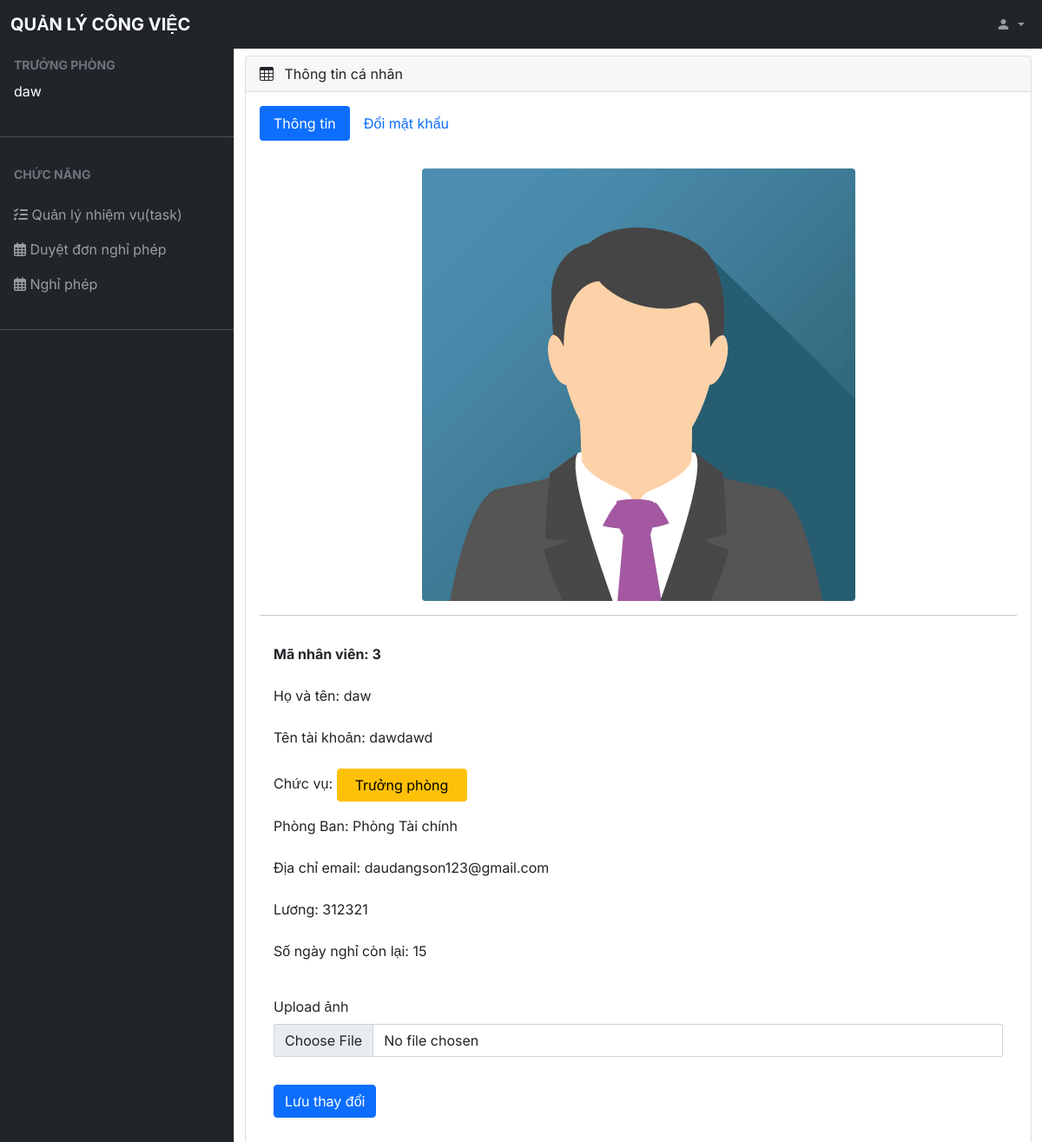
The page /truongphong/index.php (signed in) on the database its author committed.
### tables this page shows
CREATE TABLE `nhanvien` (
  `manv` int(11) NOT NULL,
  `taikhoan` varchar(64) DEFAULT NULL,
  `matkhau` varchar(255) DEFAULT NULL,
  `ten` varchar(255) DEFAULT NULL,
  `email` varchar(64) DEFAULT NULL,
  `chucvu` int(11) DEFAULT NULL,
  `mapb` int(11) DEFAULT NULL,
  `activated` bit(1) DEFAULT b'0',
  `img` varchar(255) DEFAULT NULL,
  `luong` bigint(20) DEFAULT NULL,
  `ngaynghi` int(11) DEFAULT NULL
);

CREATE TABLE `phongban` (
  `mapb` int(11) NOT NULL,
  `stt` int(11) DEFAULT NULL,
  `tenpb` varchar(255) DEFAULT NULL,
  `mota` varchar(255) DEFAULT NULL,
  `truongphong` int(11) DEFAULT NULL
);

### www/truongphong/index.php (the view, shortened to what this page needs)
<?php
	require_once('../database/conf.php');
	$nhanvien = lay1NV_manv($_SESSION['manv']);
	include('../header.php');
?>
<body>
	<?php
	include('../navbar.php');
	include('slidebar.php');
	?>
	<main class="mt-5 pt-3">
      <div class="container-fluid">
        <div class="row">
          <div class="col-md-12 mb-3">
            <div class="card">
              <div class="card-header">
                <span><i class="bi bi-table me-2"></i></span> Thông tin cá nhân</div>
              <div class="card-body">
              <ul class="nav nav-pills mb-3" id="pills-tab" role="tablist">
                <li class="nav-item" role="presentation">
                  <button class="nav-link active" id="pills-home-tab" data-bs-toggle="pill" data-bs-target="#pills-home" type="button" role="tab" aria-controls="pills-home" aria-selected="true">Thông tin</button>
                </li>
                <li class="nav-item" role="presentation">
                  <button class="nav-link" id="pills-profile-tab" data-bs-toggle="pill" data-bs-target="#pills-profile" type="button" role="tab" aria-controls="pills-profile" aria-selected="false">Đổi mật khẩu</button>
                </li>
              </ul>
              <div class="tab-content" id="pills-tabContent">
                <div class="tab-pane fade show active" id="pills-home" role="tabpanel" aria-labelledby="pills-home-tab">
                  <div class="card-body media align-items-center">
                      <div class="media-body ml-4">
                      <img class="img-fluid rounded mx-auto d-block" src="<?=$nhanvien['img']?>" alt="ảnh nhân viên <?=$nhanvien['ten']?>"?>
                      </div>
                  </div>
                  <hr class="border-light m-0">
                  <div class="card-body">
                    <div class="form-group mt-3">
                        <label class="form-label fw-bolder">Mã nhân viên: <?=$nhanvien['manv']?></label>
                    </div>
                    <div class="form-group mt-3">
                        <label class="form-label ">Họ và tên: <?=$nhanvien['ten']?></label>
                    </div>
                    <div class="form-group mt-3">
                        <label class="form-label">Tên tài khoản: <?=$nhanvien['taikhoan']?></label>
                    </div>
                    <div class="form-group mt-3">
                        <label class="form-label">Chức vụ:      </label> <?=chucVu($nhanvien['chucvu'])?>
                    </div>
                    <div class="form-group mt-3">
                        <label class="form-label">Phòng Ban: <?=tenPB($nhanvien['mapb'])?></label>
                    </div>
                    <div class="form-group mt-3">
                        <label class="form-label">Địa chỉ email: <?=$nhanvien['email']?></label>
                    </div>
                    <div class="form-group mt-3">
                        <label class="form-label">Lương: <?=$nhanvien['luong']?></label>
                    </div>
                    <div class="form-group mt-3">
                        <label class="form-label">Số ngày nghỉ còn lại: <?=$nhanvien['ngaynghi']?></label>
                    </div>
                  </div>
                  <form action="" method="post" enctype="multipart/form-data">
                    <div class="m-3">
                      <label  class="form-label">Upload ảnh</label>
                      <input class="form-control" type="file" name="file">
                    </div>
                    <div class=form-group">
                        <input type="submit" name="upload" class="btn btn-primary bd-highlight m-3 float-right" value="Lưu thay đổi">
                    </div>
                  </form>
                </div>
              </div>
              </div>
            </div>
          </div>
        </div>
      </div>
    </main>
</body>

### www/style.css (style rules this page uses)
body, button { font-family: "Inter", sans-serif; }
@media (min-width: 992px) { body { overflow: auto !important; } }
@media (min-width: 992px) { main { margin-left: var(--offcanvas-width); } }
.form-control, .login-btn { border-radius: 2px; }

### rows shown on the page
nhanvien: img (placeholder picture), manv "3", ten "daw", taikhoan "dawdawd", mapb.tenpb "Phòng Tài chính", email "daudangson123@gmail.com", luong "312321", ngaynghi "15"

### other values the page prints
$_SESSION['ten'] "daw"
